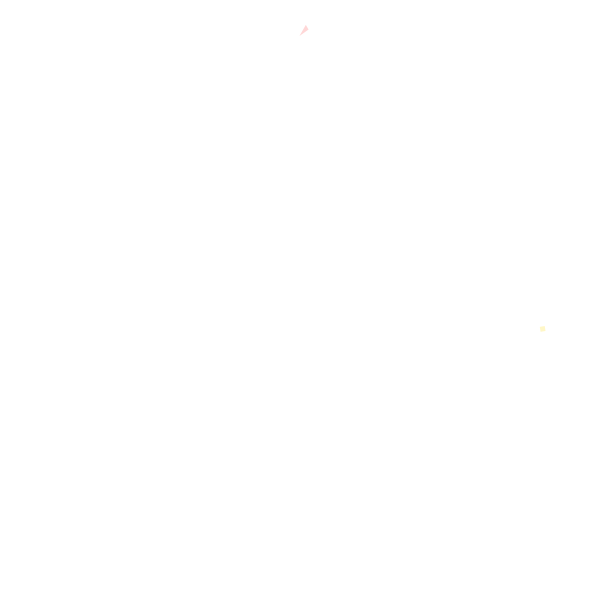
Frame 1 (no input)
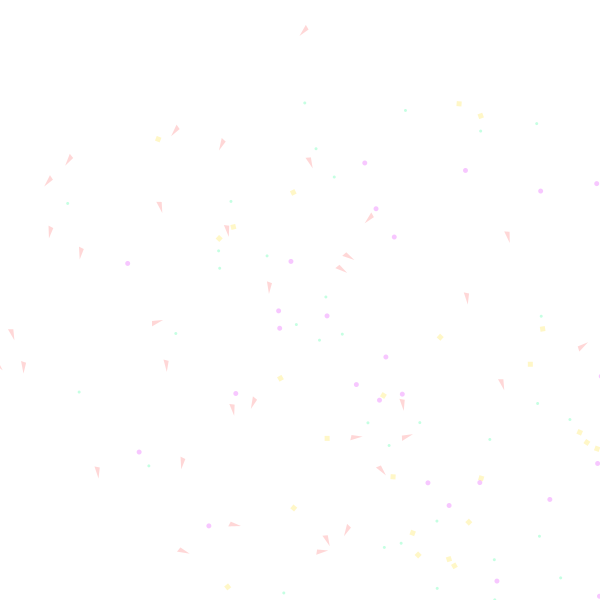
Frame 60 (the mouse pressed at the canvas centre just before this capture)
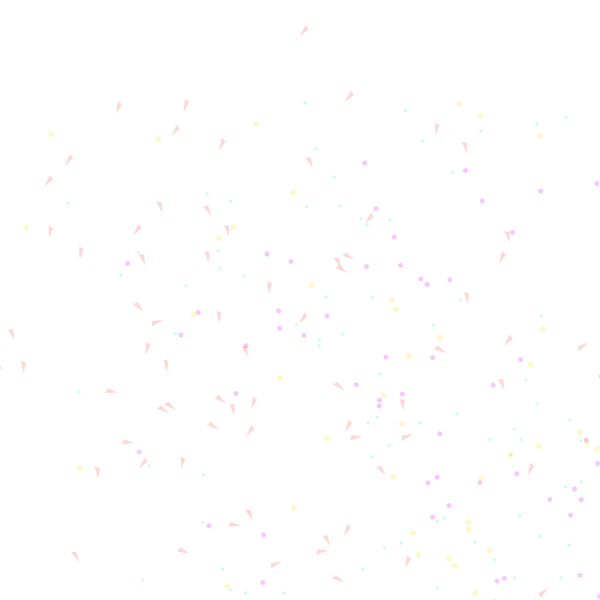
Frame 120 (the mouse held since frame 60 and released just before this capture)

The Processing sketch that drew these frames (run headless with seeded random() and noise(); from frame 60 on, the mouse is pressed at the canvas centre):

// Processing sketch: processing_77711
// ── processing_77711.pde

float angle = 0.0;

void setup() {
  size (600, 600);
  background (255);

  
}


void draw() {

float x = random (0,600);
float y = random (0,600);
float rotar = random (0.0, 3.14);
float movT= random (10, 200);
float movE= random (40, 300);
float movC= random (0, 600);
float diam = 3;


//morado
  noStroke();
  fill(223, 18, 255, 60);
  pushMatrix();
  translate(x + movE, y + movE);
  ellipse(60, 60, diam+2, diam+2);
  popMatrix(); 
 
 
 //verde 
  noStroke();
  fill(10, 255, 132, 60);
  pushMatrix();
  translate (x+ movE, y + movE);
  ellipse(0, 0, diam, diam);
  popMatrix(); 
 
 //rojo 
  noStroke();
  fill(255, 0, 0, 40);
  pushMatrix();
  translate(x + movT, y + movT);
  rotate(rotar);
  beginShape(TRIANGLES);
  vertex (105, 200);
  vertex (115, 195);
  vertex (107, 205);
  endShape(CLOSE);
  popMatrix();
  
  //amarillo
  noStroke();
  fill(253, 222, 18, 60);
  pushMatrix();
  translate(x + movC, y+ movC);
  rotate(rotar);
  beginShape();
  vertex(30, 20);
  vertex(35, 20);
  vertex(35, 25);
  vertex(30, 25);
  endShape(CLOSE);
  popMatrix();
    
  
  
}




void mousePressed() {
  loop();
}

void mouseReleased() {
  noLoop();
}
